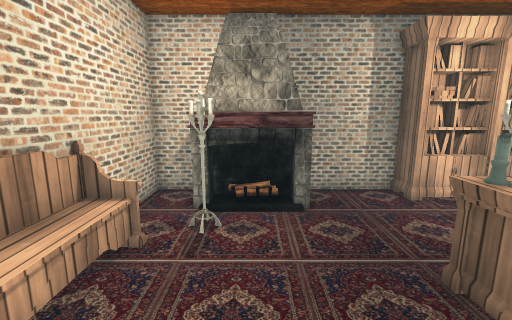
view 1 (above)

13 first-person views from a walk through a scene from a Unity 3-D project. The camera is 1.5 m above the floor, tilts 10° down and sees 90° across. The floor is counted in squares, 0.5 m on a side. Each view is taken from the middle of a square. On the plan, view 1 faces up. The plan holds only what a view shows up to about 19 squares ahead; the rest is blank. The player is left out. Some surface patterns are stand-ins.

view 2
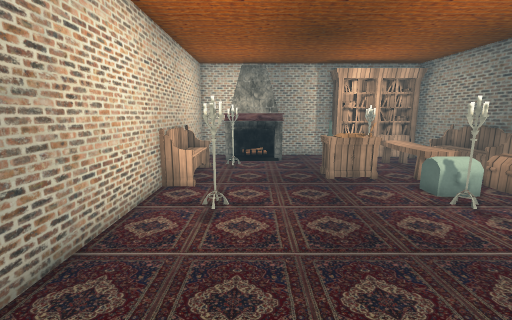

view 3
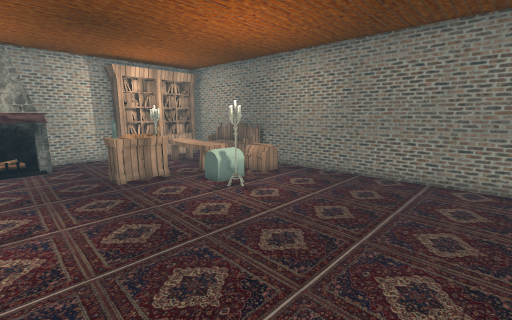

view 4
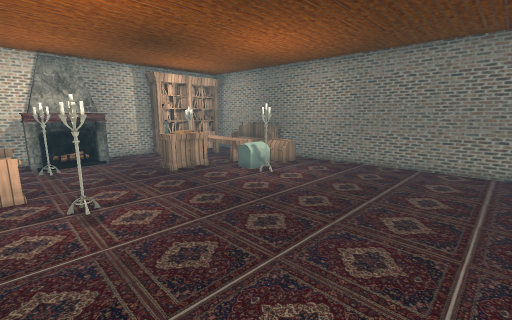

view 5
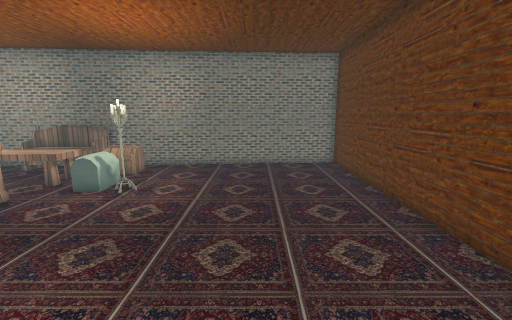

view 6
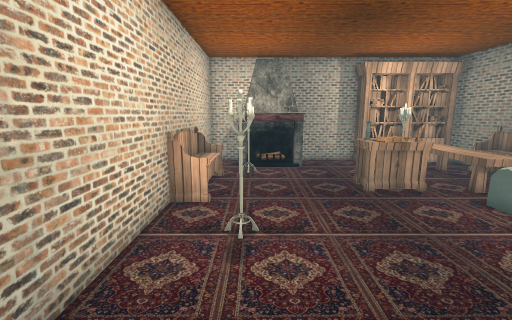

view 7
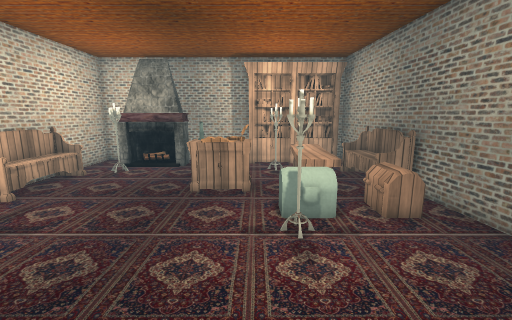

view 8
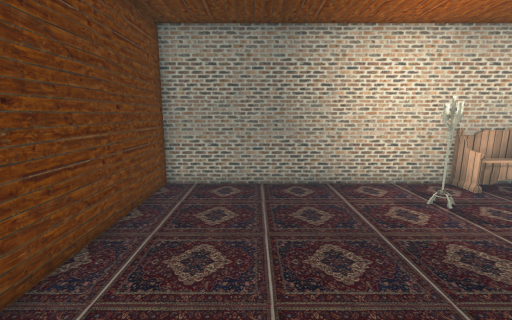

view 9
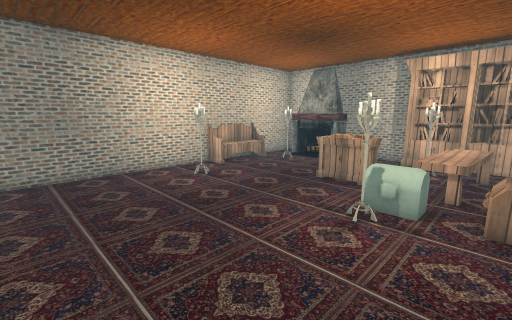

view 10
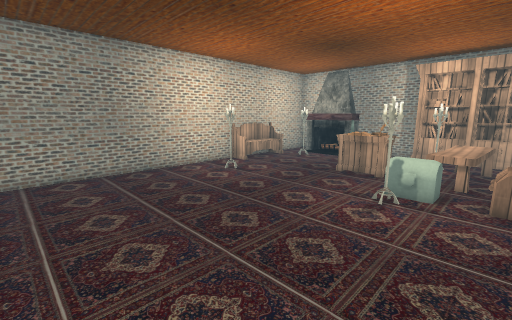

view 11
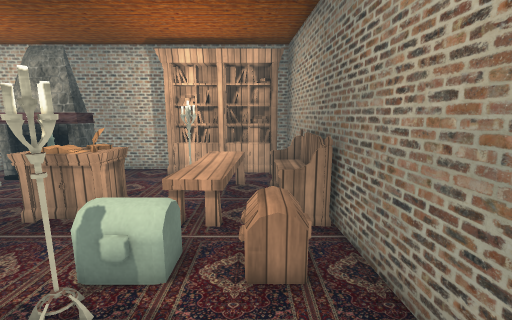

view 12
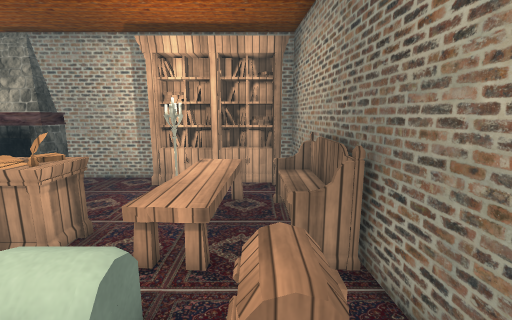

view 13
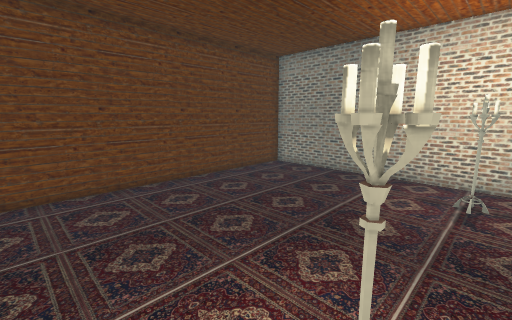

### Floor plan
Points are (right, up) in squares from view 1. A wall is a line through its corners. A room is listed if a view was taken in it or the views show most of it. See-through windows are left out.
Room 1 (views 1, 2, 3, 4, 5, 6, 7, 8, 9, 10, 11, 12, 13)
walls: (7.1, -0.7) (6.8, -0.6); (7.1, -0.6) (6.8, -0.8); (7.1, -0.5) (7, -0.6); (7.2, -0.5) (7.2, -0.5); (7.2, -0.4) (7.2, -0.5) (7.1, -0.8) (7, -0.6); (7.2, -0.3) (7, -1); (7.3, -0.7) (7, -1); (7.5, -0.6) (7, -0.8); (-1.2, -0.4) (-1.3, -0.7) (-1.7, -0.8); (-1.4, -0.3) (-1.2, -0.9) (-1.4, -1); (-1.4, -0.3) (-1, -0.9) (-1.4, -0.7) (-1.5, -0.6) (-1.7, -0.8); (7.5, 7.1) (7.1, 6.9) (7, 7.2); (7.5, 7.2) (7.1, 7); (7.3, 7.3) (6.8, 7.1); (-1.1, 6.4) (-1.6, 6.6) (-1.6, 6.7); (-1, 6.5) (-1.7, 6.7); (-1, 6.6) (-1.5, 6.5); (7.3, 7.5) (7.1, 6.9) (6.7, 7.1); (-1.1, 6.6) (-1.5, 6.4); (-1.2, 6.8) (-1.4, 6.3); (-1.3, 6.8) (-1.7, 6.5); (5.6, 10.1) (0.6, 10.1); (-1.6, 10.1) (-4, 10.1) (-4, -10.9) (13.1, -10.9) (11.7, 10.1) (11.1, 10.1)
low walls: (7.6, 0.1) (6.8, 0.1); (8.4, 0.1) (7.8, 0.1); (8.4, 1.3) (8.4, 0.3) (6.8, 0.3) (6.8, 1.3)
objects: bench (-3, 2) to (-3, 6); fireplace (-2, 8) to (2, 9); other object (3, 3) to (6, 4); other object (4, 4); other object (6, 9) to (11, 9); bench (8, 2) to (9, 7); other object (10, 0) to (11, 1); bench (11, 3) to (11, 7)

Where each view was taken, in squares from view 1:
view 1: 0 up, 0 right, facing up
view 2: 9 down, 0 right, facing up
view 3: 9 down, 0 right, facing up-right
view 4: 10 down, 3 left, facing up-right
view 5: 6 down, 3 left, facing right
view 6: 7 down, 1 left, facing up
view 7: 7 down, 6 right, facing up
view 8: 7 down, 7 right, facing left
view 9: 8 down, 10 right, facing up-left
view 10: 10 down, 10 right, facing up-left
view 11: 4 down, 10 right, facing up
view 12: 2 down, 10 right, facing up
view 13: 0 up, 9 right, facing down-left
